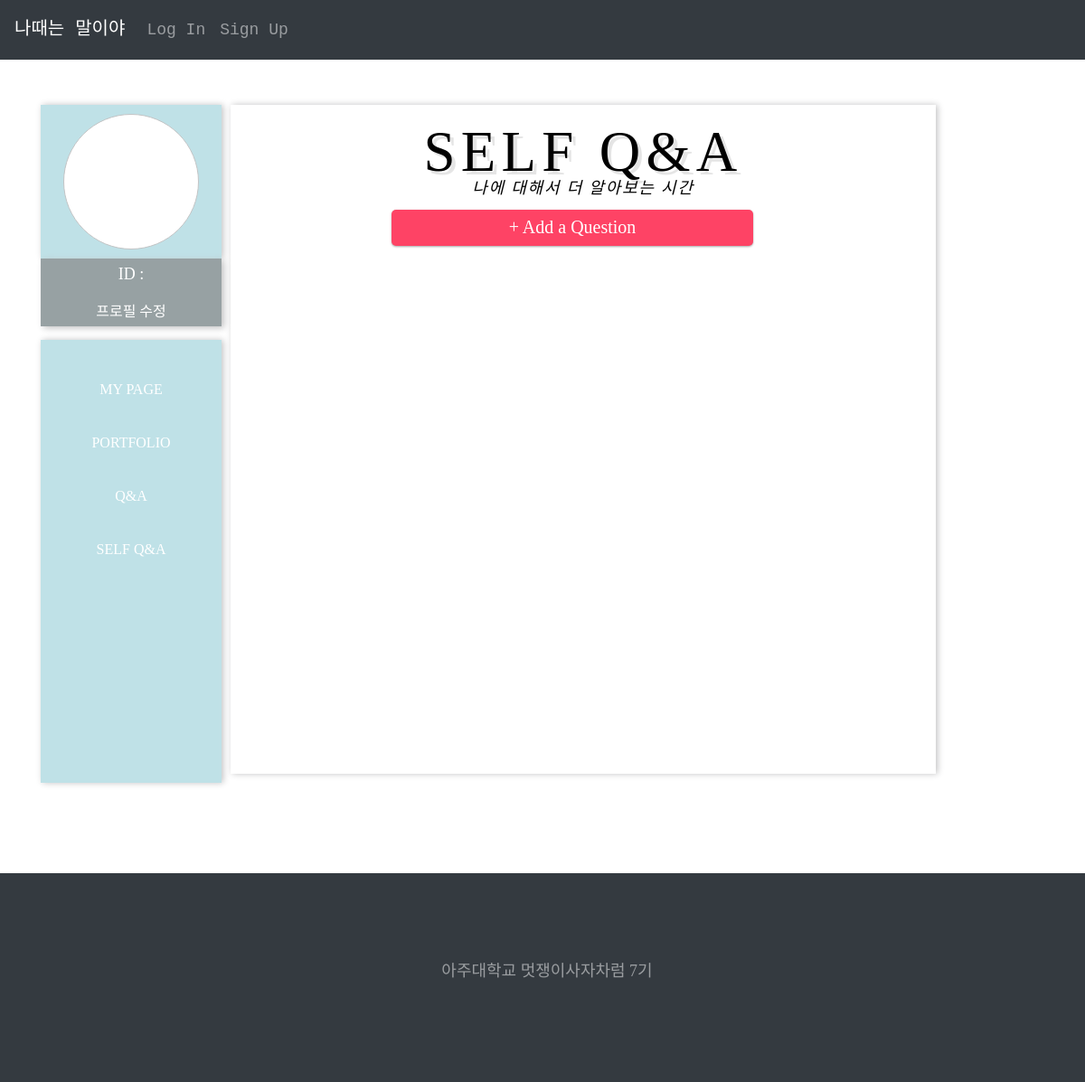
/selfqa/, run on an earlier commit of the app's database.
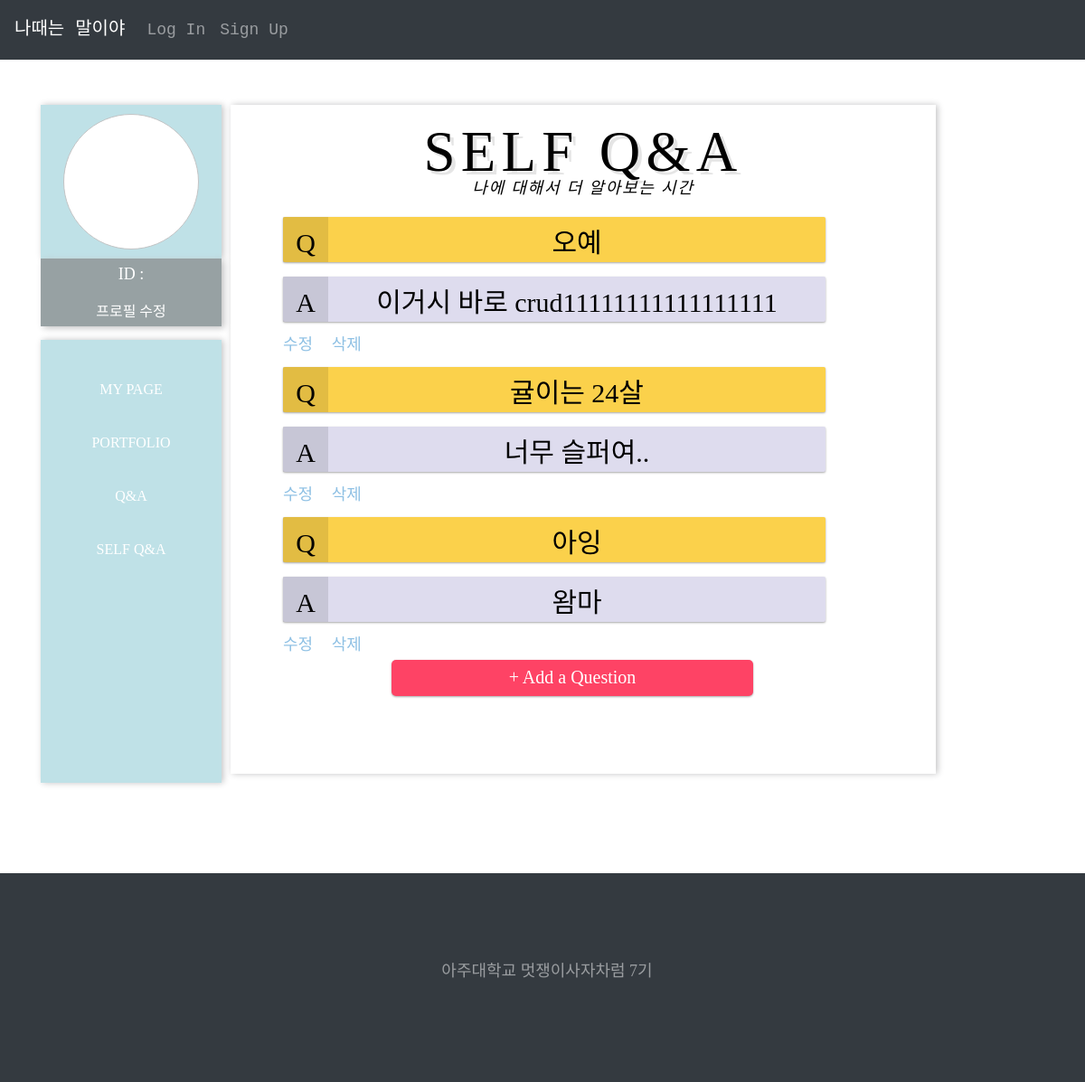
And on a later commit of the database.
### selfqa/models.py (models this page shows, shortened)
class selfqa(models.Model):
    username = models.CharField(max_length=100, null = True)
    question = models.CharField(max_length=500, null = True)
    answer = models.CharField(max_length=500, null = True)
    pub_date = models.DateField('date published', null = True)
    objects = models.Manager()

### selfqa/views.py (the view)
# urls.py: path('', views.QaView.as_view(), name='selfqa'),
class QaView(ListView):
    model = selfqa
    fields = ['question', 'answer']
    success_url = reverse_lazy('selfqa')

### selfqa/templates/selfqa/selfqa_list.html
{% extends 'base.html'%}
{% block content %}
{% load static %}
<link rel = "stylesheet" href="{% static 'css/selfqa.css' %}">
<div class="container2">
  <div class="profile">
    <div class="profilecontent">
      <div class="profileimg"></div>
    </div>
    <div class="profiletext">
      ID : {{user.username}}
      <a href="" class="nav1">프로필 수정</a>
    </div>
  </div>
  <div class="nav">
    <div class="navigation">
      <a href= "{% url 'user_page' %}" class="nav1">My Page</a>
      <a href="" class="nav1">Portfolio</a>
      <a href= "{% url 'qa_list' %}" class="nav1">Q&A</a>
      <a href="{%url 'selfqa' %}" class="nav1">Self Q&A</a>
    </div>
  </div>
    <div class="main1">
        <div class="sandbox sandbox-correct-pronounciation">
            <h1 class="heading heading-correct-pronounciation">
              <em>SELF Q&A</em>
              나에 대해서 더 알아보는 시간
            </h1>
        </div>
        <div class = "QAlist">
          {%for blog in object_list%}
            <div class="question">
                <div class="index"> Q </div>
                {{blog.question}}</div> <br>
            <div class="answer">
                <div class="index"> A </div>
                {{blog.answer}}</div> <br>
            <a href = "{% url 'change' blog.id %}" class=button1> 수정 </a>
            <a href = "{% url 'del' blog.id %}" class=button1 > 삭제 </a><br>
          {%endfor%}
          <a href="{% url 'new' %}" class="addqa">+ Add a Question</a>
        </div>
    </div>
  </div>
{% endblock %}

### whenilikeahorse/templates/base.html (shortened to what this page needs)
{% load staticfiles %}
<!doctype html>
<html lang="en" style="height: 100%; width: 100%;">
  <head>
    <link rel="stylesheet" href="{% static 'css/bootstrap.css' %}">
    <link rel="stylesheet" href="{% static 'css/animate.css' %}">
    <link rel="stylesheet" href="{% static 'css/owl.carousel.min.css' %}">
    <link rel="stylesheet" href="{% static 'fonts/ionicons/css/ionicons.min.css' %}">
    <link rel="stylesheet" href="{% static 'fonts/fontawesome/css/font-awesome.min.css' %}">
    <link rel="stylesheet" href="{% static 'fonts/flaticon/font/flaticon.css' %}">
    <link rel="stylesheet" href="{% static 'css/index.css' %}">
    <link rel="stylesheet" href="{% static 'css/style.css' %}">
  </head>
  <body style="height: 100%; width: 100%; background: white;">
      <nav class="navbar navbar-expand-lg navbar-dark bg-dark">
        <a class="navbar-brand" href="{%url 'main'%}">나때는 말이야</a>
        <div class="collapse navbar-collapse jejumyeongjo" id="navbarSupportedContent">
            <ul class="navbar-nav mr-auto">
                {% if user.is_authenticated %}
                    <li class="nav-item">
                        <a class="nav-link" href="{%url 'user_page'%}">My Page</a>
                    </li>
                    <li class="nav-item">
                        <form id="logout" method="POST" action="{% url 'logout' %}">
                            {% csrf_token %}
                            <input type="hidden" />
                        </form>
                        <a class = "nav-link" href="javascript:{document.getElementById('logout').submit()}">Logout</a>
                    </li>
                    <li class="nav-item">
                        <a class="nav-link" href="">Logined : {{user.username}}</a>
                    </li>
                    <li class="nav-item">
                        <a class="nav-link" href="{%url 'change_pw' %}">비밀번호변경</a>
                    </li>
                    <li class="nav-item">
                        <form class="form-inline my-2 my-lg-0">
                            <input class="form-control mr-sm-2" type="search" placeholder="Search">
                            <button class="btn btn-outline-success my-2 my-sm-0" type="submit">Search</button>
                        </form>
                    </li>
                {% else %}
                    <li class="nav-item">
                        <a class="nav-link" href="{%url 'login' %}">Log In</a>
                    </li>
                    <li class="nav-item">
                        <a class="nav-link" href="{% url 'signup' %}">Sign Up</a>
                    </li>
                {% endif %}
            </ul>
        </div>
    </nav>
    <div class="container" style="width:100%; background:white;">
        {% block content %}
        {% endblock %}
    </div>
    <div class="site-footer bg-dark" style="position: relative; bottom:0; width:100%; text-align: center">
            <div class="container">
                    <p>아주대학교 멋쟁이사자차럼 7기</p>
            </div>
  </body>
</html>

### static/css/index.css (style rules this page uses)
.nav { color : black; grid-area : nav; background-color: rgb(87, 156, 216); padding : 350px 50px; }
body { font-family: 'Eoe_Zno_M'; font-size : 20px; }
.question { all : unset; border-radius : 4px; border : 1px solid black; }
.answer { margin : 10px 0px; color : rgb(0, 0, 0); height : 40px; width : 700px; border : solid 3px rgba(233, 54, 173, 0.8); background-color: rgba(255, 255, 255, 0.8); box-shadow : 0 4px 6px rgba(50,50, 93, 0.11), 0 1px 3px rgba(0, 0, 0, 0.08); }
p { padding : 1px 0px 0px 10px;; }

### static/css/style.css (style rules this page uses)
body { background: #ccc url("../images/photography.png") repeat; font-family: "Inconsolata", SFMono-Regular, Menlo, Monaco, Consolas, "Liberation Mono", "Courier New", monospace; font-weight: 300; font-size: 18px; line-height: 1.9; color: #6c757d; }
a { -webkit-transition: .3s all ease; -o-transition: .3s all ease; transition: .3s all ease; text-decoration: none; }
h1, h2, h3, h4, h5 { color: #000; font-family: "Josefin Sans", -apple-system, BlinkMacSystemFont, "Segoe UI", Roboto, "Helvetica Neue", Arial, sans-serif, "Apple Color Emoji", "Segoe UI Emoji", "Segoe UI Symbol", "Noto Color Emoji"; }
.heading { color: #000; }
.site-footer { background-size: cover; background-position: center center; background-repeat: no-repeat; padding: 5em 0; background: #262626; }
.site-footer p { color: rgba(255, 255, 255, 0.5); }

### whenilikeahorse/templates/base.html (style rules this page uses)
p { font-family:'Josefin Sans' }

What changed in the data, as far as the page shows it:
added selfqa: question "오예", answer "이거시 바로 crud11111111111111111"
added selfqa: question "귤이는 24살", answer "너무 슬퍼여.."
added selfqa: question "아잉", answer "왐마"
